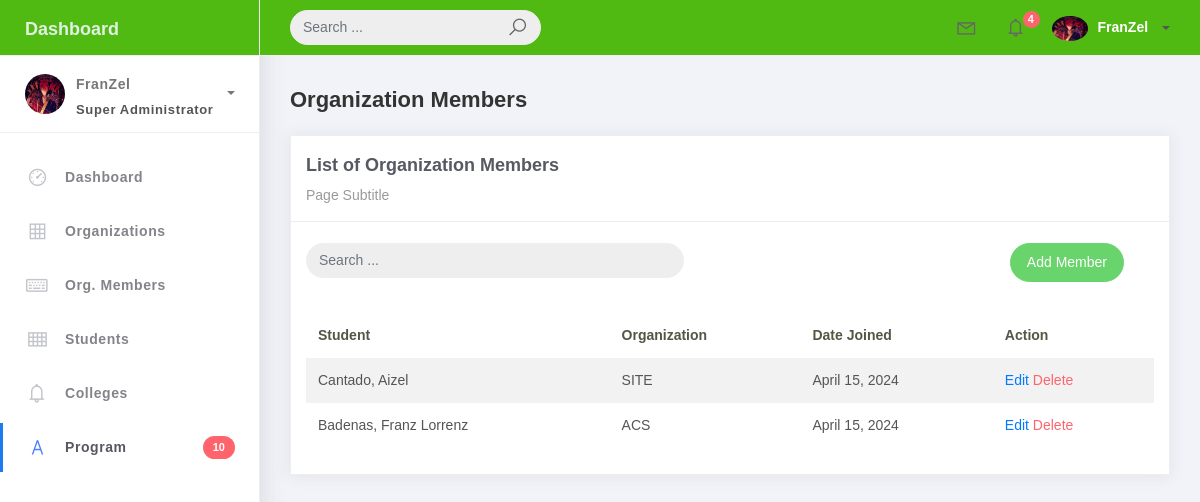
The page /orgmember_list on the database as committed earlier.
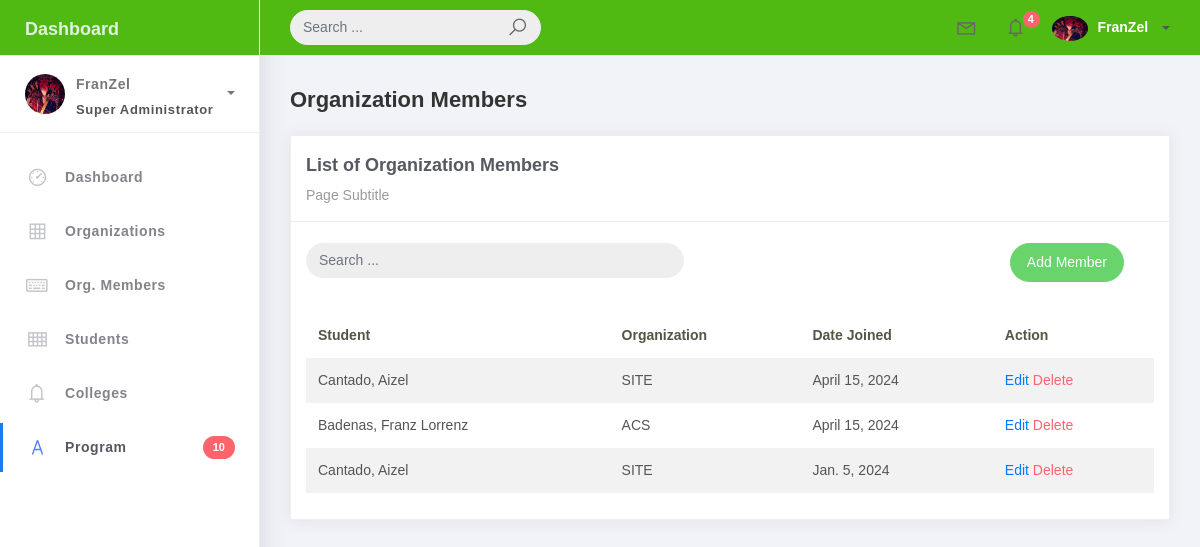
The same page on the database as committed later.
### studentorg/models.py (models this page shows)
class BaseModel(models.Model):
    created_at = models.DateTimeField(auto_now_add=True, db_index=True)
    updated_at = models.DateTimeField(auto_now=True)
    class Meta:
        abstract = True

class OrgMember(BaseModel):
    student = models.ForeignKey(Student, on_delete=models.CASCADE)
    organization = models.ForeignKey(Organization, on_delete=models.CASCADE)
    date_joined = models.DateField()

class Student(BaseModel):
    student_id = models.CharField(max_length=15)
    lastname = models.CharField(max_length=25)
    firstname = models.CharField(max_length=25)
    middlename = models.CharField(max_length=25, blank=True, null=True)
    program = models.ForeignKey(Program, on_delete=models.CASCADE)
    def __str__(self):
        return f"{self.lastname}, {self.firstname}"

class Organization(BaseModel):
    name = models.CharField(max_length=250)
    college = models.ForeignKey(College, null=True, blank=True, on_delete=models.CASCADE)
    description = models.CharField(max_length=500)
    def __str__(self):
        return self.name

### studentorg/views.py (the view)
# urls.py: path('orgmember_list', OrgMemberList.as_view(), name='orgmember-list'),
class OrgMemberList(ListView):
    model = OrgMember
    context_object_name = 'orgmember'
    template_name = 'orgmember_list.html'
    paginate_by = 10
    def get_queryset(self, *args, **kwargs):
        qs = super(OrgMemberList, self).get_queryset(*args, **kwargs)
        if self.request.GET.get("q") != None:
            query = self.request.GET.get('q')
            qs = qs.filter(Q(organization__name__icontains=query))
        return qs

### templates/orgmember_list.html (shortened to what this page needs)
{% extends 'base.html' %} {% load static %} {% block content %}
<div class="content">
    <div class="container-fluid">
        <h4 class="page-title">Organization Members</h4>
        <div class="row">
            <div class="col-md-12">
                <div class="card">
                    <div class="card-header">
                        <div class="card-title">List of Organization Members</div>
                        <div class="card-category">Page Subtitle</div>
                    </div>
                    <br />
                        <div class="col-md-12 row">
                            <div class="col-md-6">
                                <form class="navbar-form nav-search mr-md-3" action="">
                                    <div class="input-group">
                                        <input type="text" placeholder="Search ..." class="form-control" name="q" />
                                        <div class="input-group-append">
                                            <span class="input-group-text">
                                            </span>
                                        </div>
                                    </div>
                                </form>
                            </div>
                            <div class="col-md-6">
                                <div class="pull-right">
                                    <a href="{% url 'orgmember-add' %}" class="btn btn-success btn-rounded">Add Member</a>
                                </div>
                            </div>
                        </div>
                    <div class="card-body">
                        <table class="table table-striped mt-3">
                            <thead>
                                <tr>
                                    <th scope="col">Student</th>
                                    <th scope="col">Organization</th>
                                    <th scope="col">Date Joined</th>
                                    <th scope="col">Action</th>
                                </tr>
                            </thead>
                            <tbody>
                                {% for org_member in object_list %}
                                    <tr>
                                        <td>{{ org_member.student }}</td>
                                        <td>{{ org_member.organization}}</td>
                                        <td>{{ org_member.date_joined }}</td>
                                        <td>
                                            <a href="{% url 'orgmember-update' pk=org_member.id %}">Edit</a>
                                            <a href="{% url 'orgmember-delete' pk=org_member.id %}" class="text-danger">Delete</a>
                                        </td>
                                    </tr>
                                {% empty %}
                                    <tr>
                                        <td colspan="4" style="text-align: center">
                                            <p class="text-sm font-weight-bold mb-0">No Records Found</p>
                                        </td>
                                    </tr>
                                {% endfor %}
                            </tbody>
                        </table>
                    </div>
                </div>
            </div>
        </div>
    </div>
</div>
{% endblock %}

### templates/base.html (shortened to what this page needs)
{% load static %}
<!DOCTYPE html>
<html>
<head>
	<link rel="stylesheet" href="{% static 'css/bootstrap.min.css' %}">
	<link rel="stylesheet" href="{% static 'css/ready.css' %}">
	<link rel="stylesheet" href="{% static 'css/demo.css' %}">
</head>
<body>
	<div class="wrapper">
		<div class="main-header" style="background-color: #50ba13;">
			<div class="logo-header">
				<a href="index.html" class="logo" style="color: rgb(225, 240, 227);">
					Dashboard
				</a>
			</div>
			<nav class="navbar navbar-header navbar-expand-lg">
				<div class="container-fluid">
					<form class="navbar-left navbar-form nav-search mr-md-3" action="">
						<div class="input-group">
							<input type="text" placeholder="Search ..." class="form-control">
							<div class="input-group-append">
								<span class="input-group-text">
									<i class="la la-search search-icon"></i>
								</span>
							</div>
						</div>
					</form>
					<ul class="navbar-nav topbar-nav ml-md-auto align-items-center">
						<li class="nav-item dropdown hidden-caret">
							<a class="nav-link dropdown-toggle" href="#" id="navbarDropdown" role="button" data-toggle="dropdown" aria-haspopup="true" aria-expanded="false">
								<i class="la la-envelope"></i>
							</a>
						</li>
						<li class="nav-item dropdown hidden-caret">
							<a class="nav-link dropdown-toggle" href="#" id="navbarDropdown" role="button" data-toggle="dropdown" aria-haspopup="true" aria-expanded="false">
								<i class="la la-bell"></i>
								<span class="notification">4</span>
							</a>
						</li>
						<li class="nav-item dropdown" >
							<a class="dropdown-toggle profile-pic" data-toggle="dropdown" href="#" aria-expanded="false"> <img src="{% static 'img/kuroko.jpg' %}" alt="user-img" width="36" class="img-circle"><span style="color: white;">FranZel</span></span> </a>
							</li>
						</ul>
					</div>
				</nav>
			</div>
			<div class="sidebar" style="margin-top: 6px;">
				<div class="scrollbar-inner sidebar-wrapper">
					<div class="user">
						<div class="photo">
							<img src="{% static 'img/kuroko.jpg' %}">
						</div>
						<div class="info">
							<a class="" data-toggle="collapse" href="#collapseExample" aria-expanded="true">
								<span>
									FranZel
									<span class="user-level">Super Administrator</span>
									<span class="caret"></span>
								</span>
							</a>
						</div>
					</div>
					<ul class="nav">
						<li class="nav-item">
							<a href="{% url 'dashboard-chart' %}">
								<i class="la la-dashboard"></i>
								<p>Dashboard</p>
							</a>
						</li>
						<li class="nav-item">
							<a href="{% url 'organization-list' %}">
								<i class="la la-table"></i>
								<p>Organizations</p>
							</a>
						</li>
						<li class="nav-item">
							<a href="{% url 'orgmember-list' %}">
								<i class="la la-keyboard-o"></i>
								<p>Org. Members</p>
							</a>
						</li>
						<li class="nav-item">
							<a href="{% url 'student-list' %}">
								<i class="la la-th"></i>
								<p>Students</p>
							</a>
						</li>
						<li class="nav-item">
							<a href="{% url 'college-list' %}">
								<i class="la la-bell"></i>
								<p>Colleges</p>
							</a>
						</li>
						<li class="nav-item active">
							<a href="{% url 'program-list' %}">
								<i class="la la-font"></i>
								<p>Program</p>
								<span class="badge badge-danger">10</span>
							</a>
						</li>
					</ul>
				</div>
			</div>
			<div class="main-panel">
				{% block content %}
				{% endblock %}
		</div>
	</div>
</body>
</html>

Rows that differ between the two databases and show on the page:
added OrgMember: student "Cantado, Aizel", organization "SITE", date_joined "Jan. 5, 2024"
